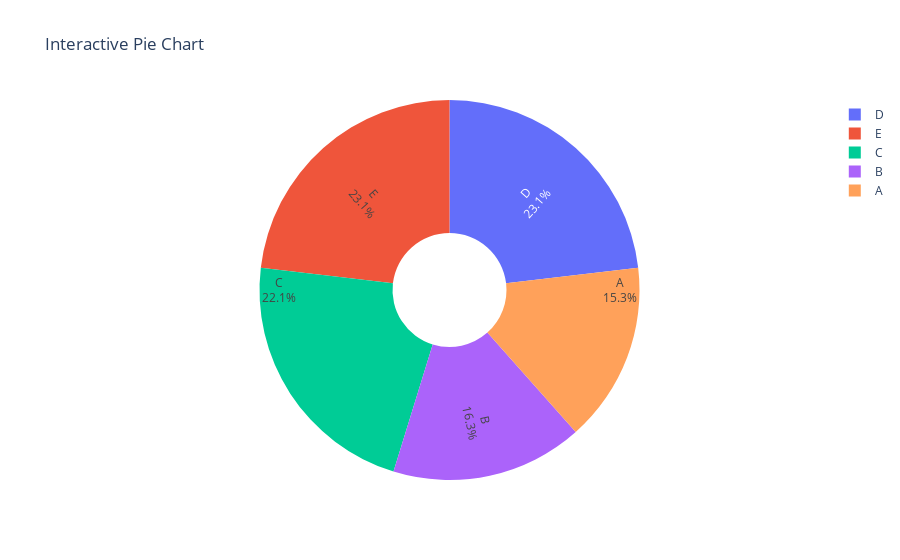

Notebook code for this chart:
### Code cell
import plotly.graph_objects as go
import numpy as np

# Generate random data
np.random.seed(0)
data = np.random.randint(1, 100, 5)
labels = ['A', 'B', 'C', 'D', 'E']

# Create the pie chart
fig = go.Figure(data=[go.Pie(labels=labels, values=data, hole=0.3, 
                             textinfo='label+percent', 
                             insidetextorientation='radial')])

# Set the title
fig.update_layout(title_text='Interactive Pie Chart')

# Show the pie chart
fig.show()

### Figure 1 — Plotly figure (JSON) as saved in the notebook; plotly's stock layout.template omitted (floating-point values rounded to 4 significant figures)
{"data": [{"hole": 0.3, "insidetextorientation": "radial", "labels": ["A", "B", "C", "D", "E"], "textinfo": "label+percent", "type": "pie", "values": [45, 48, 65, 68, 68]}], "layout": {"autosize": true, "title": {"text": "Interactive Pie Chart"}}}
